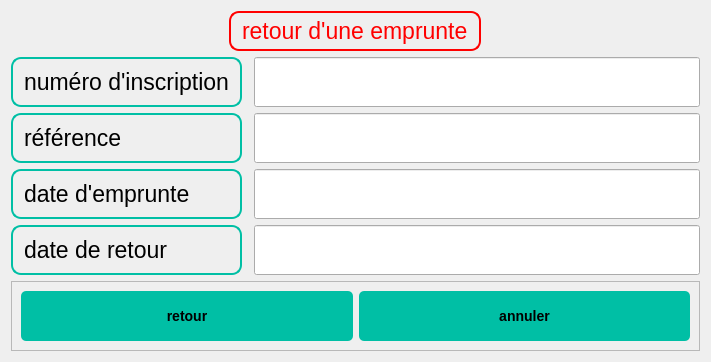
<?xml version="1.0" encoding="UTF-8"?>
<ui version="4.0">
 <class>Dialog</class>
 <widget class="QDialog" name="Dialog">
  <property name="geometry">
   <rect>
    <x>0</x>
    <y>0</y>
    <width>711</width>
    <height>358</height>
   </rect>
  </property>
  <property name="windowTitle">
   <string>Dialog</string>
  </property>
  <property name="styleSheet">
   <string notr="true">QLabel {
    background-color: none;
    border: 2px solid #00BFA5;
    border-radius: 10px;
    padding: 5px;
    color: #000000;
    font-size: 17pt;
    font-family: Arial, sans-serif;
}
QPushButton {
    font-family: &quot;Arial&quot;, sans-serif;
    font-size: 14px;
    font-weight: bold;
    color: #000000;
    background-color: #00BFA5;
    border: none;
    border-radius: 5px;
    padding: 8px 16px;
    text-align: center;
    text-transform: uppercase;
}

QPushButton:hover {
    background-color: #009980;
}
</string>
  </property>
  <layout class="QGridLayout" name="gridLayout">
   <item row="3" column="2">
    <widget class="QLineEdit" name="lineEdit_2">
     <property name="minimumSize">
      <size>
       <width>0</width>
       <height>50</height>
      </size>
     </property>
    </widget>
   </item>
   <item row="3" column="0">
    <widget class="QLabel" name="label_5">
     <property name="font">
      <font>
       <family>Arial,sans-serif</family>
       <pointsize>17</pointsize>
      </font>
     </property>
     <property name="styleSheet">
      <string notr="true">
</string>
     </property>
     <property name="text">
      <string>référence</string>
     </property>
    </widget>
   </item>
   <item row="2" column="0">
    <widget class="QLabel" name="label_3">
     <property name="font">
      <font>
       <family>Arial,sans-serif</family>
       <pointsize>17</pointsize>
      </font>
     </property>
     <property name="styleSheet">
      <string notr="true"/>
     </property>
     <property name="text">
      <string>numéro d'inscription</string>
     </property>
    </widget>
   </item>
   <item row="2" column="2">
    <widget class="QLineEdit" name="lineEdit">
     <property name="minimumSize">
      <size>
       <width>0</width>
       <height>50</height>
      </size>
     </property>
    </widget>
   </item>
   <item row="4" column="2">
    <widget class="QLineEdit" name="lineEdit_3">
     <property name="minimumSize">
      <size>
       <width>0</width>
       <height>50</height>
      </size>
     </property>
    </widget>
   </item>
   <item row="5" column="2">
    <widget class="QLineEdit" name="lineEdit_4">
     <property name="minimumSize">
      <size>
       <width>0</width>
       <height>50</height>
      </size>
     </property>
    </widget>
   </item>
   <item row="4" column="0">
    <widget class="QLabel" name="label_2">
     <property name="text">
      <string>date d'emprunte</string>
     </property>
    </widget>
   </item>
   <item row="5" column="0">
    <widget class="QLabel" name="label_4">
     <property name="text">
      <string>date de retour </string>
     </property>
    </widget>
   </item>
   <item row="6" column="0" colspan="3">
    <widget class="QFrame" name="frame">
     <property name="frameShape">
      <enum>QFrame::StyledPanel</enum>
     </property>
     <property name="frameShadow">
      <enum>QFrame::Raised</enum>
     </property>
     <layout class="QGridLayout" name="gridLayout_2">
      <item row="0" column="1">
       <widget class="QPushButton" name="pushButton_2">
        <property name="minimumSize">
         <size>
          <width>0</width>
          <height>50</height>
         </size>
        </property>
        <property name="styleSheet">
         <string notr="true">/* Buttons */
QPushButton {
    font-family: &quot;Arial&quot;, sans-serif;
    font-size: 14px;
    font-weight: bold;
    color: #000000; /* Black text color */
    background-color: #00BFA5; /* Teal button background color */
    border: none;
    border-radius: 5px;
    padding: 8px 16px;
    text-align: center; /* Center align button text */
    text-transform: uppercase; /* Uppercase button text */
}

QPushButton:hover {
    background-color: #009980; /* Darker teal button background color on hover */
}</string>
        </property>
        <property name="text">
         <string>annuler</string>
        </property>
       </widget>
      </item>
      <item row="0" column="0">
       <widget class="QPushButton" name="pushButton">
        <property name="minimumSize">
         <size>
          <width>0</width>
          <height>50</height>
         </size>
        </property>
        <property name="styleSheet">
         <string notr="true">/* Buttons */
QPushButton {
    font-family: &quot;Arial&quot;, sans-serif;
    font-size: 14px;
    font-weight: bold;
    color: #000000; /* Black text color */
    background-color: #00BFA5; /* Teal button background color */
    border: none;
    border-radius: 5px;
    padding: 8px 16px;
    text-align: center; /* Center align button text */
    text-transform: uppercase; /* Uppercase button text */
}

QPushButton:hover {
    background-color: #009980; /* Darker teal button background color on hover */
}</string>
        </property>
        <property name="text">
         <string>retour</string>
        </property>
       </widget>
      </item>
     </layout>
    </widget>
   </item>
   <item row="0" column="0" colspan="3" alignment="Qt::AlignHCenter">
    <widget class="QLabel" name="label">
     <property name="font">
      <font>
       <family>Arial,sans-serif</family>
       <pointsize>17</pointsize>
      </font>
     </property>
     <property name="styleSheet">
      <string notr="true">
QLabel {
  background-color: none;
  border: 2px solid red;
  border-radius: 10px;
  padding: 5px;
  color: red;
  font-size: 17pt;
  font-family: Arial, sans-serif;
  

}
</string>
     </property>
     <property name="text">
      <string>retour d'une emprunte</string>
     </property>
    </widget>
   </item>
  </layout>
 </widget>
 <resources/>
 <connections/>
</ui>
